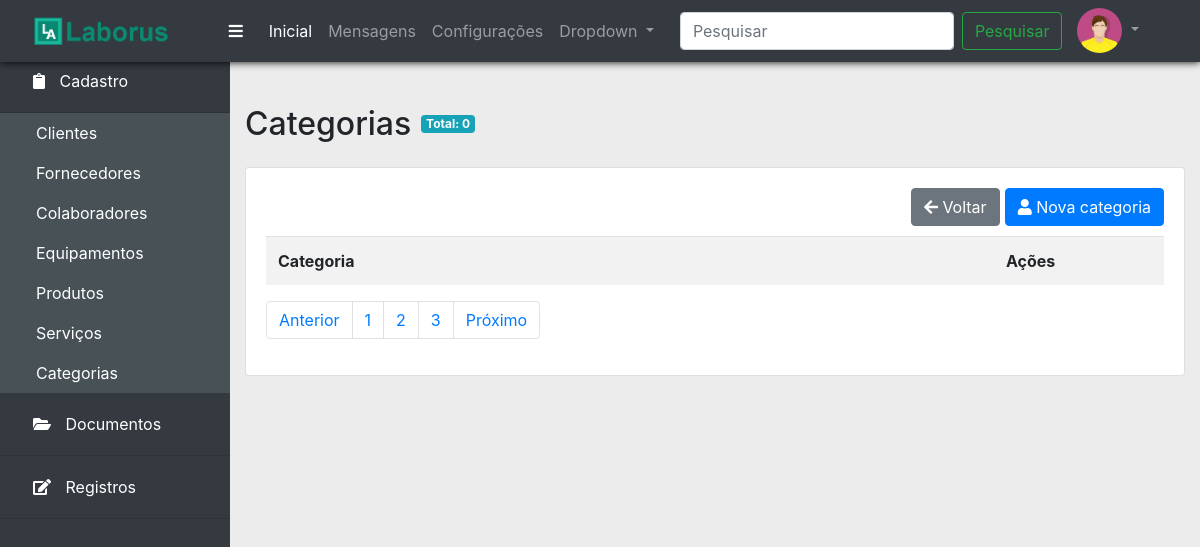
The page /categorias.php on the database as committed earlier.
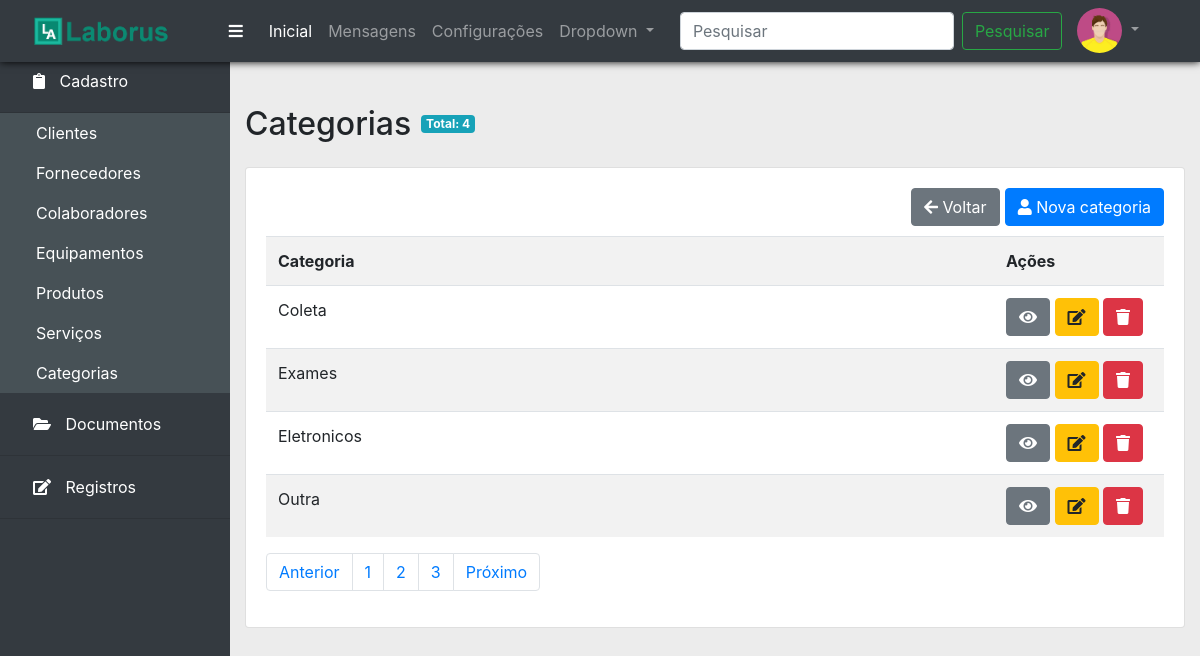
The same page on the database as committed later.
### tables this page shows
CREATE TABLE `categoria` (
  `id` int NOT NULL AUTO_INCREMENT,
  `categoria` varchar(45) NOT NULL,
  PRIMARY KEY (`id`)
);

### bd/itens_menu.php (called while the page is built)
<?php
$itens_menu = [
			[
				'item' => 'Cadastro',
				'icon' => 'clipboard',
				'opcoes' => [
					['nome' => 'Clientes', 'link' => 'clientes.php'],
					['nome' => 'Fornecedores', 'link' => 'fornecedores.php'],
					['nome' => 'Colaboradores', 'link' => 'colaboradores.php'],
					['nome' => 'Equipamentos', 'link' => 'equipamentos.php'],
					['nome' => 'Produtos', 'link' => 'produtos.php'],
					['nome' => 'Serviços', 'link' => 'servicos.php'],
					['nome' => 'Categorias', 'link' => 'categorias.php']
				],
			],
			[
				'item' => 'Documentos',
				'icon' => 'folder-open',
				'opcoes' => [
					['nome' => 'Lista mestra', 'link' => '#'],
					['nome' => 'Documentos externos', 'link' => '#'],
					['nome' => 'Procedimentos', 'link' => '#'],
					['nome' => 'Instruções de trabalho', 'link' => '#'],
					['nome' => 'Obsoletos', 'link' => '#'],
					['nome' => 'Em revisão/Elaboração','link' => '#'],
					['nome' => 'Manuais','link' => '#'],
					['nome' => 'Anexos', 'link' => '#']
				]
			],
			[
				'item' => 'Registros',
				'icon' => 'edit',
				'opcoes' => [
					['nome' => 'Organização', 'link' => '#'],
					['nome' => 'Pessoal', 'link' => '#'],
					['nome' => 'Equipamentos', 'link' => '#'],
					['nome' => 'Compras', 'link' => '#'],
					['nome' => 'Análise crítica de contratos', 'link' => '#'],
					['nome' => 'Reclamações', 'link' => '#'],
					['nome' => 'Trabalho não conforme', 'link' => '#'],
					['nome' => 'Controle de registros', 'link' => '#'],
					['nome' => 'Gestão de riscos', 'link' => '#'],
					['nome' => 'Melhorias', 'link' => '#'],
					['nome' => 'Ações corretivas', 'link' => '#'],
					['nome' => 'Auditorias', 'link' => '#'],
					['nome' => 'Análise crítica pela gerencia', 'link' => '#'],
					['nome' => 'Plano de ação', 'link' => '#']
				]
			],
		];
?>

### categorias.php (the view, shortened to what the changed rows need)
<?php
include_once('bd/conexao.php');
$sql = "SELECT * FROM categoria";
$qr = mysqli_query($conexao, $sql);
$categorias = mysqli_fetch_all($qr, MYSQLI_ASSOC);
include_once('layout/header.php');
include_once('layout/sidebar.php');
?>
<div class="col">
  <h2 class="titulo">Categorias</h2>
  <span class="badge badge-info totais">Total: <?php echo count($categorias); ?></span>
  <div class="card">
    <div class="card-body">
      <br>
      <br>
      <table class="table table-striped table-hover">
      <tr>
        <th>Categoria</th>
        <th class="acao">Ações</th>
      </tr>
      <?php foreach($categorias as $chave => $categoria): ?>
    <tr>
      <td><?= $categoria['categoria'] ?></td>
      <td>
        <a href="#" class="btn btn-secondary">
          <i class="fas fa-eye"></i>
        </a>
        <a href="#" class="btn btn-warning">
          <i class="fas fa-edit"></i>
        </a>
        <a href="gerencia_categorias.php?id=<?php echo $categoria['id']; ?>&acao=deletar" class="btn btn-danger" onclick="return confirm('Deseja realmente excluir?')">
          <i class="fas fa-trash"></i>
        </a>
      </td>
    </tr>
  <?php endforeach; ?>
  </table>
    </div>
  </div>
</div>
<?php
include_once('layout/footer.php');
?>

### layout/sidebar.php
<?php include_once('bd/itens_menu.php'); ?>
<div class="container-fluid">
  <div class="row">
    <div class=" sidebar" id="sidebar">
      <div class="accordion" id="accordionExample">
        <?php foreach($itens_menu as $chave => $menu) : ?>
          <div class="card">
            <div class="card-header" id="headingOne">
              <h5 class="mb-0">
                <button class="btn btn-link" type="button" data-toggle="collapse" data-target="#subitens<?php echo $chave; ?>" aria-expanded="true" aria-controls="collapseOne">
                  <i class="fas fa-<?php echo $menu['icon']; ?> icone-sidebar"></i> <?php echo $menu['item'] ?>
                </button>
              </h5>
            </div>
            <div id="subitens<?php echo $chave; ?>" class="collapse <?php echo ($chave == 0 ? 'show' : ''); ?>" aria-labelledby="headingOne" data-parent="#accordionExample">
              <div class="card-body">
                <ul class="nav flex-column menu-lateral">
                  <?php foreach($menu['opcoes'] as $subitem): ?>
                    <li class="nav-item"><a class="nav-link" href="<?php echo $subitem['link']; ?>"><?php echo $subitem['nome']; ?></a></li>
                  <?php endforeach; ?>
                </ul>
              </div>
            </div>
          </div>
        <?php endforeach; ?>
      </div>
    </div>
    <div class="content" id="main-content">
        <div class="row conteudo">

Rows that differ between the two databases and show on the page:
added categoria: categoria "Coleta"
added categoria: categoria "Exames"
added categoria: categoria "Eletronicos"
added categoria: categoria "Outra"
Other text that changed with them:
count($categorias): "0" → "4"
